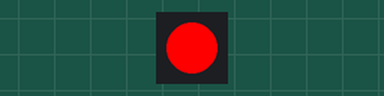
This program was run on a simulated ESP32 board running MicroPython. On the bench: 1 RGB LEDs in strip order, left to right. What the program prints to the serial console is not drawn.

Above: at 0.2 s.
At 1.2 s:
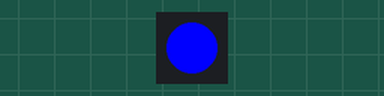
At 2.2 s:
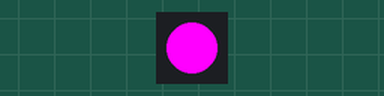
At 5.7 s:
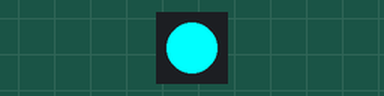
Timing chart, 0 to 6.9 s (numbered marks = the images above):
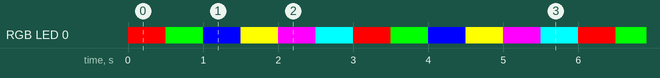

Measured:
- by itself, RGB LED 0: repeats every 3.0 s: RGB(0, 255, 0) 0.50 s, RGB(0, 0, 255) 0.50 s, RGB(255, 255, 0) 0.50 s, RGB(255, 0, 255) 0.50 s, RGB(0, 255, 255) 0.50 s, RGB(255, 0, 0) 0.50 s
- by itself, everything shown: repeats every 3.0 s, in 6 steps

The program:

main.py
```python
from machine import Pin
from neopixel import NeoPixel
from time import sleep

print(f"Srating RGB program")

np = NeoPixel(Pin(48), 1)  # Onboard RGB LED

colors = [(255,0,0), (0,255,0), (0,0,255),
          (255,255,0), (255,0,255), (0,255,255)]

while True:
    for color in colors:
        np[0] = color
        np.write()
        sleep(0.5)
```
